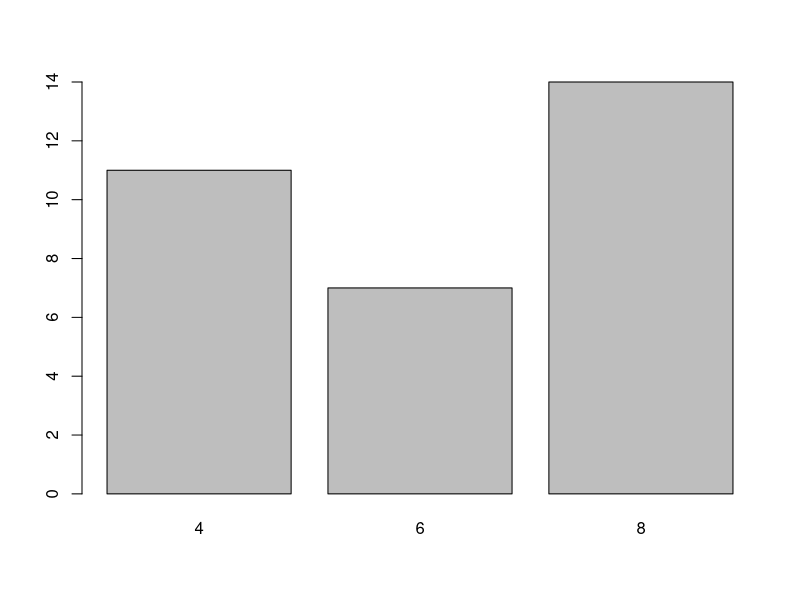
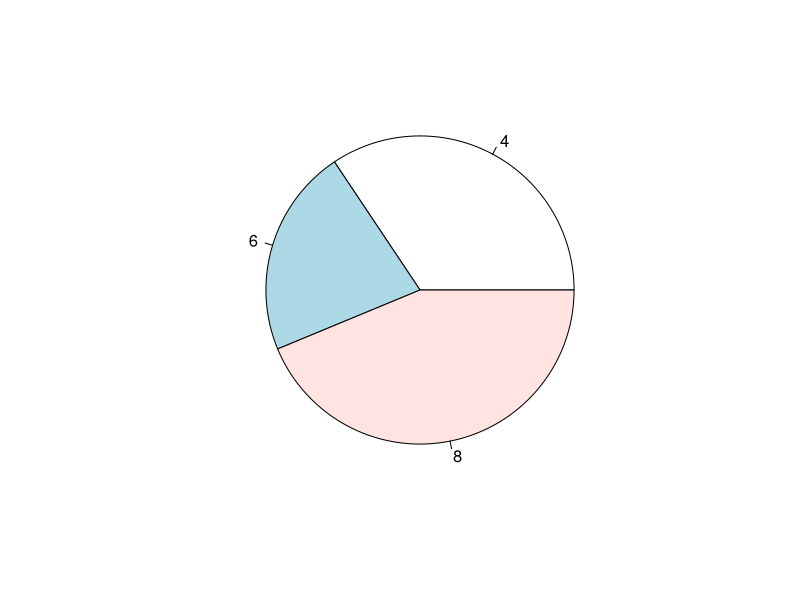
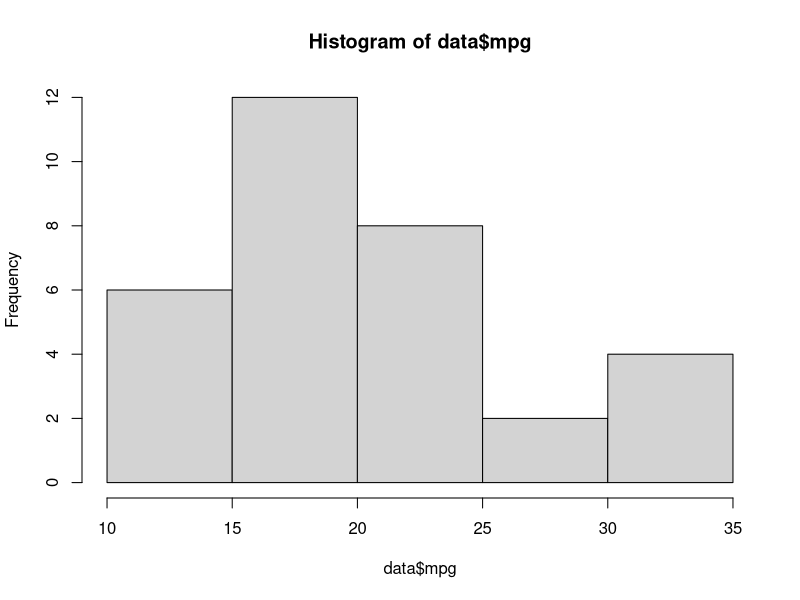

These charts were generated, in order, by the following R code:
#Codigo para problema 2

mis_dades<-mtcars
mis_dades$cyl
x<- mis_dades$cyl

#Frecuencia absoluta
ni<- table(x)
ni
barplot(ni)

#Frecuencia relativa
fi<- ni/length(x)
fi
pie(fi)

#Frecuencia acumulada
Ni<-cumsum(ni)
ni
Ni

#Frecuencia relativa acumulada
Fi<-cumsum(fi)
fi
Fi

#Tabla frecuencias
cbind(ni,fi,Ni,Fi)

#Problema
mis_dades$mpg
x<-cut(mis_dades$mpg,10)
ni<- table(x)
fi<- ni/length(x)
Ni<-cumsum(ni)
Fi<-cumsum(fi)
cbind(ni,fi,Ni,Fi)

data<-mis_dades
hist(data$mpg)
#Codigo para problema 2
